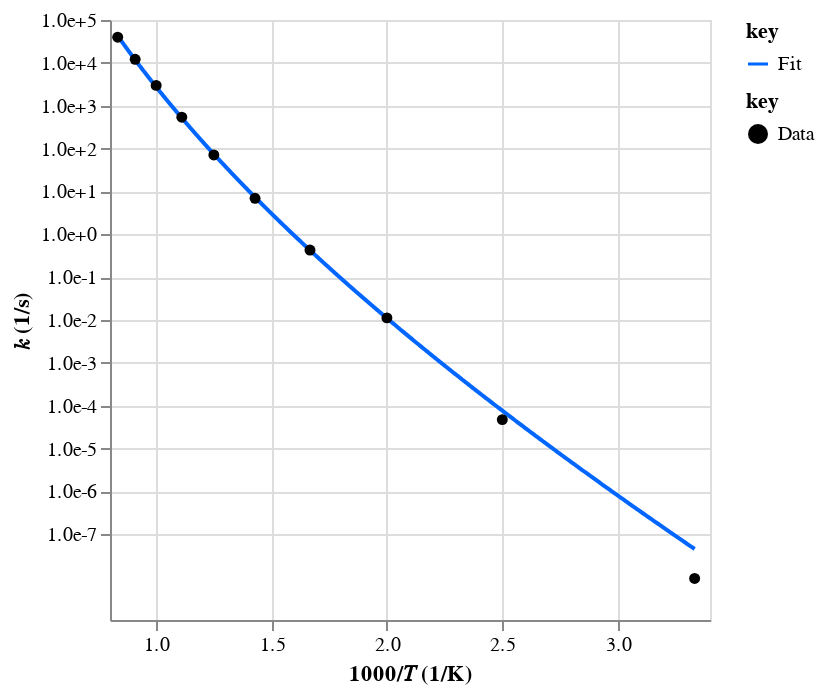
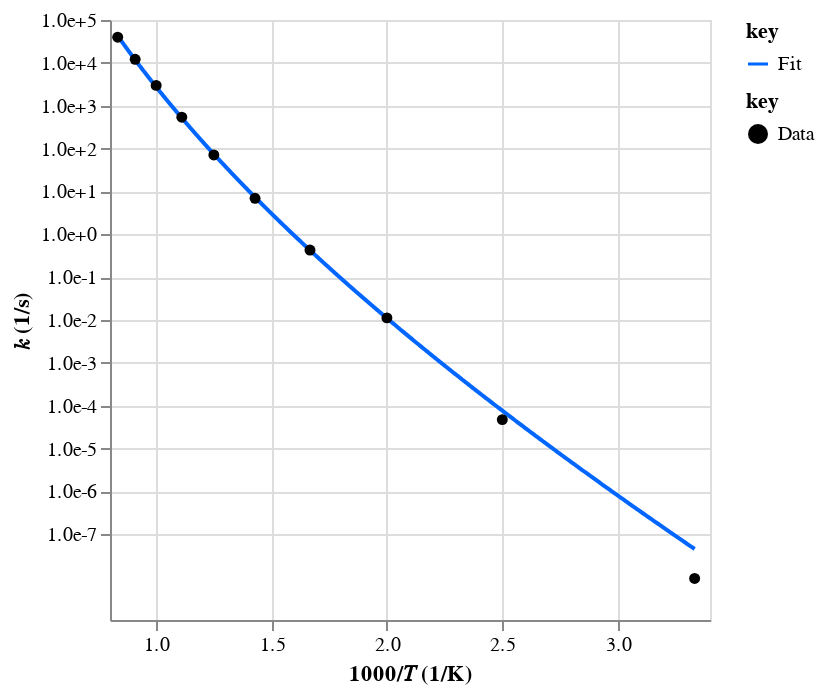
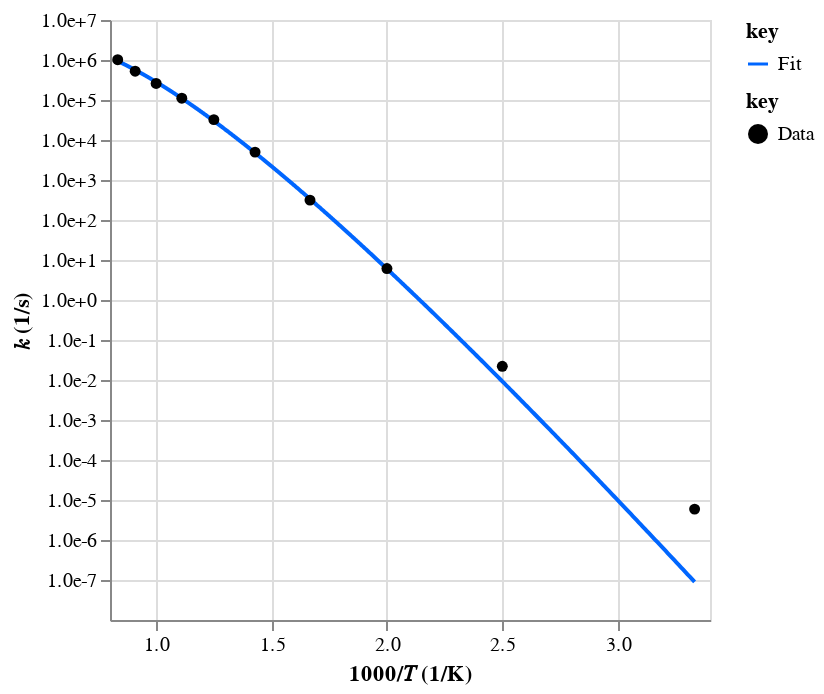
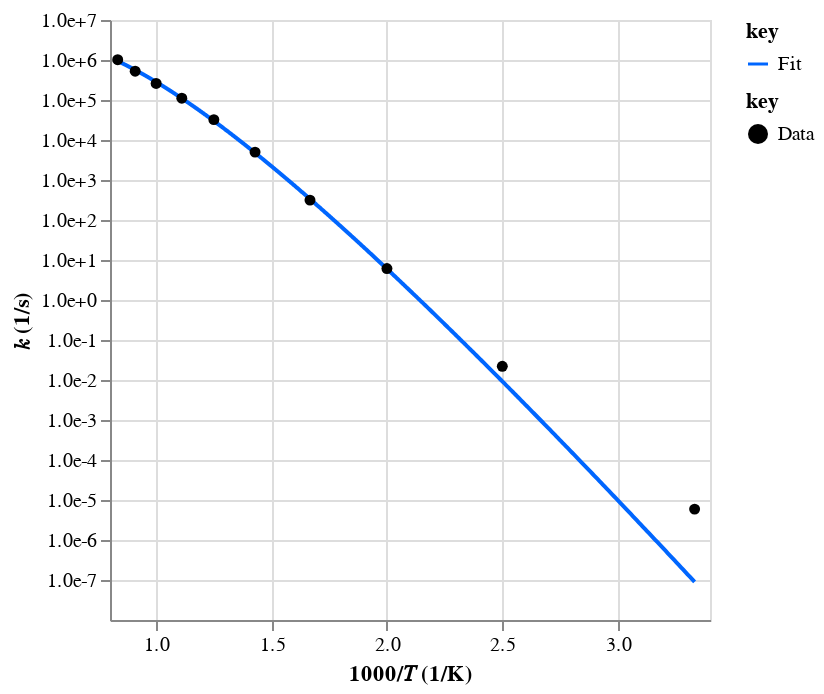

These figures' notebook cell, in order:
### Code cell
label_dct = mess.surf.node_label_dict(surf_out)
obj_col = automech.util.df_.c_.temp()

print("Direct rates:")
for rate_key in mess.surf.rate_keys(
    surf_out, P_vals=[1.0], empty=False, well_skipping=False
):
    eq = mess.surf.edge_chemkin_equation(surf_out, rate_key)
    print(rate_key, eq)

    rate = surf_out.rates[rate_key]
    rate_fit = surf_out.rate_fits[rate_key]

    amchis = list(mit.unique_everseen(automech.reaction_amchis(mech, eq=eq)))
    for amchi in amchis:
        automol.amchi.display_reaction(*amchi)

    ref_rates = ref_labels = []
    if compare and amchis:
        ref_rates = [r.rate for r in automech.reaction_rate_objects(mech, eq)]
        ref_labels = [f"Ref {i}" for i, _ in enumerate(ref_rates)]

    display(
        ac.rate.data.display(
            [rate, rate_fit, *ref_rates],
            T_range=T_range,
            label=["Data", "Fit", *ref_labels],
            check_order=False,
        )
    )

    branch_frac_arr = branch_frac_dct[rate_key]
    branch_frac = np.nanmedian(branch_frac_arr)
    print(f"Median branching fraction: {branch_frac}")
    print(branch_frac_arr)
    print()

### Figure 1 — Vega-Lite specification as saved in the notebook (floating-point values rounded to 4 significant figures; data arrays with more than 128 entries replaced by an {"elided": "..."} marker saying what was removed)
{"config": {"view": {"continuousWidth": 300, "continuousHeight": 300}}, "layer": [{"data": {"name": "data-45109a7abe13625fe09204607aa876de"}, "mark": {"type": "line"}, "encoding": {"color": {"field": "key", "scale": {"domain": ["Fit"], "range": ["#0066ff"]}, "type": "nominal"}, "x": {"field": "x", "scale": {"zero": false}, "title": "1000/𝑇 (1/K)", "type": "quantitative"}, "y": {"axis": {"format": ".1e", "values": [1e-07, 1e-06, 1e-05, 0.0001, 0.001, 0.01, 0.1, 1, 10, 100, 1000, 10000, 100000, 1000000]}, "field": "value", "scale": {"type": "log"}, "title": "𝑘 (1/s)", "type": "quantitative"}}, "transform": [{"fold": ["Fit"]}]}, {"data": {"name": "data-ee46a1496b634a4d95a32757b8feed50"}, "mark": {"type": "point", "filled": true, "opacity": 1}, "encoding": {"color": {"field": "key", "scale": {"domain": ["Data"], "range": ["#000000"]}, "type": "nominal"}, "x": {"field": "x", "scale": {"zero": false}, "title": "1000/𝑇 (1/K)", "type": "quantitative"}, "y": {"axis": {"format": ".1e", "values": [1e-08, 1e-07, 1e-06, 1e-05, 0.0001, 0.001, 0.01, 0.1, 1, 10, 100, 1000, 10000, 100000, 1000000]}, "field": "value", "scale": {"type": "log"}, "title": "𝑘 (1/s)", "type": "quantitative"}}, "transform": [{"fold": ["Data"]}]}], "resolve": {"scale": {"color": "independent"}}, "$schema": "https://vega.github.io/schema/vega-lite/v5.20.1.json", "datasets": {"data-45109a7abe13625fe09204607aa876de": {"elided": "1000 records"}, "data-ee46a1496b634a4d95a32757b8feed50": [{"x": 3.333, "Data": 9.32e-09}, {"x": 2.5, "Data": 4.74e-05}, {"x": 2.0, "Data": 0.0112}, {"x": 1.667, "Data": 0.428}, {"x": 1.429, "Data": 6.91}, {"x": 1.25, "Data": 71.1}, {"x": 1.111, "Data": 541.0}, {"x": 1.0, "Data": 2980.0}, {"x": 0.9091, "Data": 12100.0}, {"x": 0.8333, "Data": 39600.0}]}}

### Figure 2 — Vega-Lite specification as saved in the notebook (floating-point values rounded to 4 significant figures; data arrays with more than 128 entries replaced by an {"elided": "..."} marker saying what was removed)
{"config": {"view": {"continuousWidth": 300, "continuousHeight": 300}}, "layer": [{"data": {"name": "data-45109a7abe13625fe09204607aa876de"}, "mark": {"type": "line"}, "encoding": {"color": {"field": "key", "scale": {"domain": ["Fit"], "range": ["#0066ff"]}, "type": "nominal"}, "x": {"field": "x", "scale": {"zero": false}, "title": "1000/𝑇 (1/K)", "type": "quantitative"}, "y": {"axis": {"format": ".1e", "values": [1e-07, 1e-06, 1e-05, 0.0001, 0.001, 0.01, 0.1, 1, 10, 100, 1000, 10000, 100000, 1000000]}, "field": "value", "scale": {"type": "log"}, "title": "𝑘 (1/s)", "type": "quantitative"}}, "transform": [{"fold": ["Fit"]}]}, {"data": {"name": "data-ee46a1496b634a4d95a32757b8feed50"}, "mark": {"type": "point", "filled": true, "opacity": 1}, "encoding": {"color": {"field": "key", "scale": {"domain": ["Data"], "range": ["#000000"]}, "type": "nominal"}, "x": {"field": "x", "scale": {"zero": false}, "title": "1000/𝑇 (1/K)", "type": "quantitative"}, "y": {"axis": {"format": ".1e", "values": [1e-08, 1e-07, 1e-06, 1e-05, 0.0001, 0.001, 0.01, 0.1, 1, 10, 100, 1000, 10000, 100000, 1000000]}, "field": "value", "scale": {"type": "log"}, "title": "𝑘 (1/s)", "type": "quantitative"}}, "transform": [{"fold": ["Data"]}]}], "resolve": {"scale": {"color": "independent"}}, "$schema": "https://vega.github.io/schema/vega-lite/v5.20.1.json", "datasets": {"data-45109a7abe13625fe09204607aa876de": {"elided": "1000 records"}, "data-ee46a1496b634a4d95a32757b8feed50": [{"x": 3.333, "Data": 9.32e-09}, {"x": 2.5, "Data": 4.74e-05}, {"x": 2.0, "Data": 0.0112}, {"x": 1.667, "Data": 0.428}, {"x": 1.429, "Data": 6.91}, {"x": 1.25, "Data": 71.1}, {"x": 1.111, "Data": 541.0}, {"x": 1.0, "Data": 2980.0}, {"x": 0.9091, "Data": 12100.0}, {"x": 0.8333, "Data": 39600.0}]}}

### Figure 3 — Vega-Lite specification as saved in the notebook (floating-point values rounded to 4 significant figures; data arrays with more than 128 entries replaced by an {"elided": "..."} marker saying what was removed)
{"config": {"view": {"continuousWidth": 300, "continuousHeight": 300}}, "layer": [{"data": {"name": "data-2de9920dd6fc0aa47c6864ed8c8a4288"}, "mark": {"type": "line"}, "encoding": {"color": {"field": "key", "scale": {"domain": ["Fit"], "range": ["#0066ff"]}, "type": "nominal"}, "x": {"field": "x", "scale": {"zero": false}, "title": "1000/𝑇 (1/K)", "type": "quantitative"}, "y": {"axis": {"format": ".1e", "values": [1e-07, 1e-06, 1e-05, 0.0001, 0.001, 0.01, 0.1, 1, 10, 100, 1000, 10000, 100000, 1000000, 10000000]}, "field": "value", "scale": {"type": "log"}, "title": "𝑘 (1/s)", "type": "quantitative"}}, "transform": [{"fold": ["Fit"]}]}, {"data": {"name": "data-46dc121c11c0fe1010f48ca992333769"}, "mark": {"type": "point", "filled": true, "opacity": 1}, "encoding": {"color": {"field": "key", "scale": {"domain": ["Data"], "range": ["#000000"]}, "type": "nominal"}, "x": {"field": "x", "scale": {"zero": false}, "title": "1000/𝑇 (1/K)", "type": "quantitative"}, "y": {"axis": {"format": ".1e", "values": [1e-05, 0.0001, 0.001, 0.01, 0.1, 1, 10, 100, 1000, 10000, 100000, 1000000, 10000000]}, "field": "value", "scale": {"type": "log"}, "title": "𝑘 (1/s)", "type": "quantitative"}}, "transform": [{"fold": ["Data"]}]}], "resolve": {"scale": {"color": "independent"}}, "$schema": "https://vega.github.io/schema/vega-lite/v5.20.1.json", "datasets": {"data-2de9920dd6fc0aa47c6864ed8c8a4288": {"elided": "1000 records"}, "data-46dc121c11c0fe1010f48ca992333769": [{"x": 3.333, "Data": 5.92e-06}, {"x": 2.5, "Data": 0.022}, {"x": 2.0, "Data": 6.1}, {"x": 1.667, "Data": 314.0}, {"x": 1.429, "Data": 4980.0}, {"x": 1.25, "Data": 32300.0}, {"x": 1.111, "Data": 111000.0}, {"x": 1.0, "Data": 260000.0}, {"x": 0.9091, "Data": 525000.0}, {"x": 0.8333, "Data": 1020000.0}]}}

### Figure 4 — Vega-Lite specification as saved in the notebook (floating-point values rounded to 4 significant figures; data arrays with more than 128 entries replaced by an {"elided": "..."} marker saying what was removed)
{"config": {"view": {"continuousWidth": 300, "continuousHeight": 300}}, "layer": [{"data": {"name": "data-2de9920dd6fc0aa47c6864ed8c8a4288"}, "mark": {"type": "line"}, "encoding": {"color": {"field": "key", "scale": {"domain": ["Fit"], "range": ["#0066ff"]}, "type": "nominal"}, "x": {"field": "x", "scale": {"zero": false}, "title": "1000/𝑇 (1/K)", "type": "quantitative"}, "y": {"axis": {"format": ".1e", "values": [1e-07, 1e-06, 1e-05, 0.0001, 0.001, 0.01, 0.1, 1, 10, 100, 1000, 10000, 100000, 1000000, 10000000]}, "field": "value", "scale": {"type": "log"}, "title": "𝑘 (1/s)", "type": "quantitative"}}, "transform": [{"fold": ["Fit"]}]}, {"data": {"name": "data-46dc121c11c0fe1010f48ca992333769"}, "mark": {"type": "point", "filled": true, "opacity": 1}, "encoding": {"color": {"field": "key", "scale": {"domain": ["Data"], "range": ["#000000"]}, "type": "nominal"}, "x": {"field": "x", "scale": {"zero": false}, "title": "1000/𝑇 (1/K)", "type": "quantitative"}, "y": {"axis": {"format": ".1e", "values": [1e-05, 0.0001, 0.001, 0.01, 0.1, 1, 10, 100, 1000, 10000, 100000, 1000000, 10000000]}, "field": "value", "scale": {"type": "log"}, "title": "𝑘 (1/s)", "type": "quantitative"}}, "transform": [{"fold": ["Data"]}]}], "resolve": {"scale": {"color": "independent"}}, "$schema": "https://vega.github.io/schema/vega-lite/v5.20.1.json", "datasets": {"data-2de9920dd6fc0aa47c6864ed8c8a4288": {"elided": "1000 records"}, "data-46dc121c11c0fe1010f48ca992333769": [{"x": 3.333, "Data": 5.92e-06}, {"x": 2.5, "Data": 0.022}, {"x": 2.0, "Data": 6.1}, {"x": 1.667, "Data": 314.0}, {"x": 1.429, "Data": 4980.0}, {"x": 1.25, "Data": 32300.0}, {"x": 1.111, "Data": 111000.0}, {"x": 1.0, "Data": 260000.0}, {"x": 0.9091, "Data": 525000.0}, {"x": 0.8333, "Data": 1020000.0}]}}
